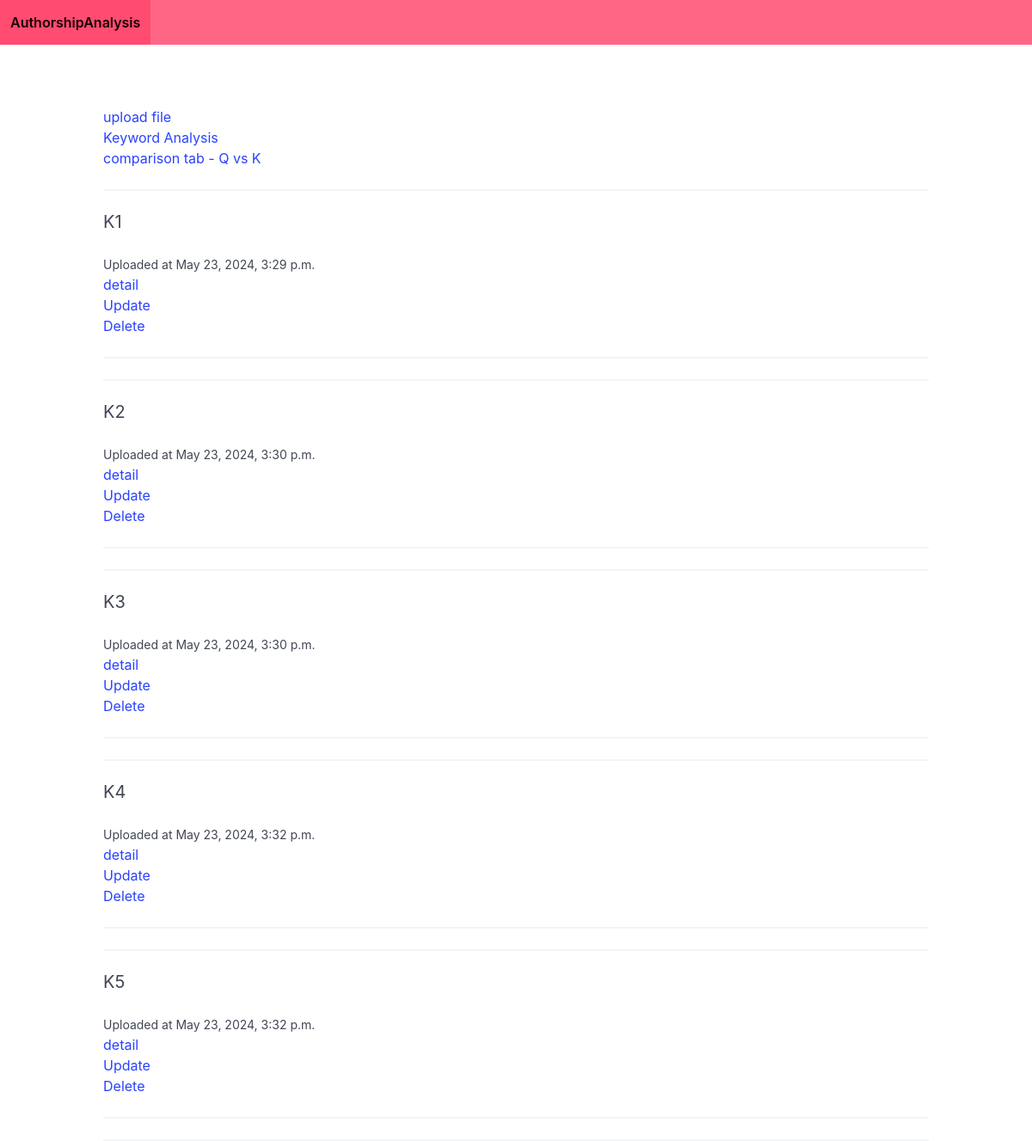
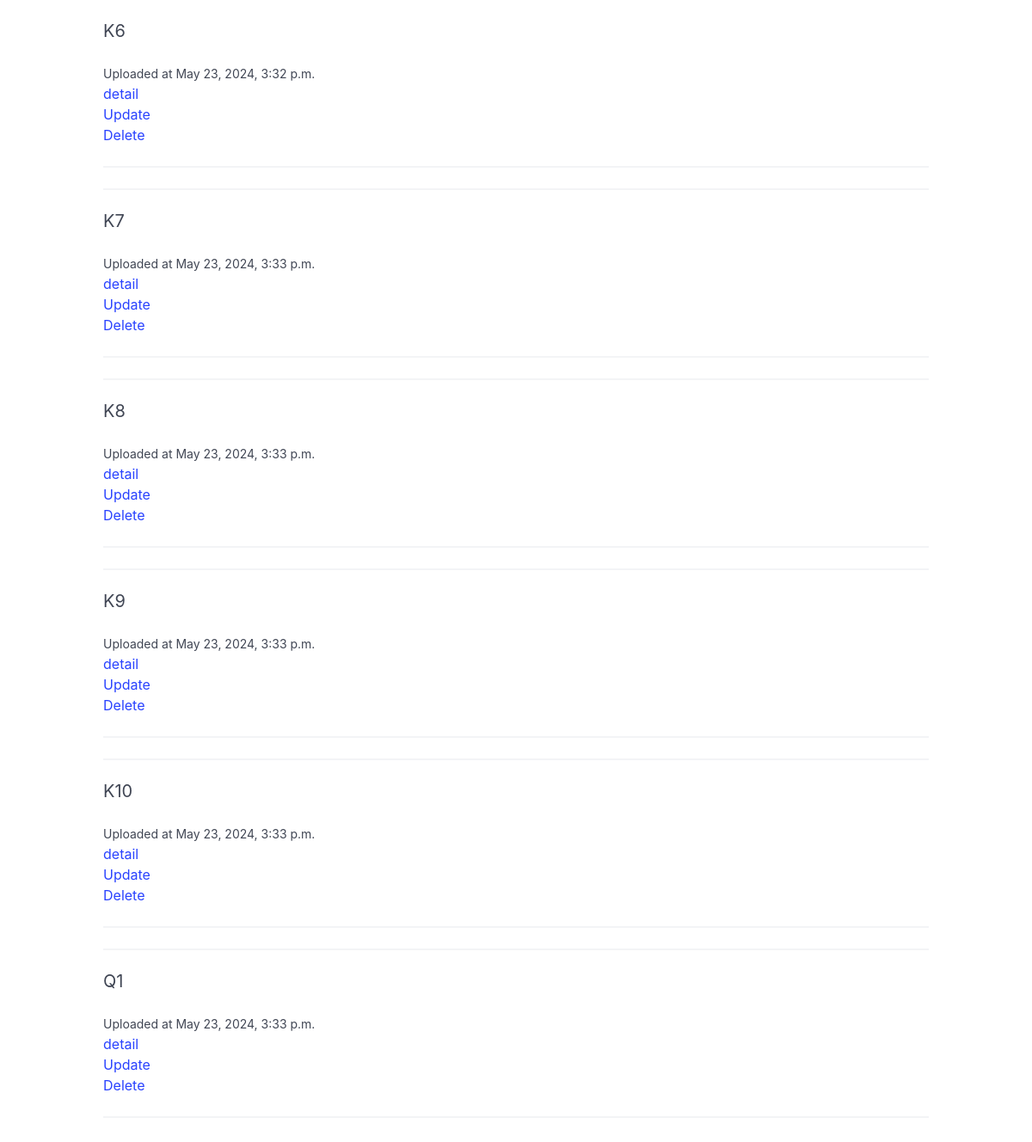
/, run on an earlier commit of the app's database (2 pictures, top to bottom).
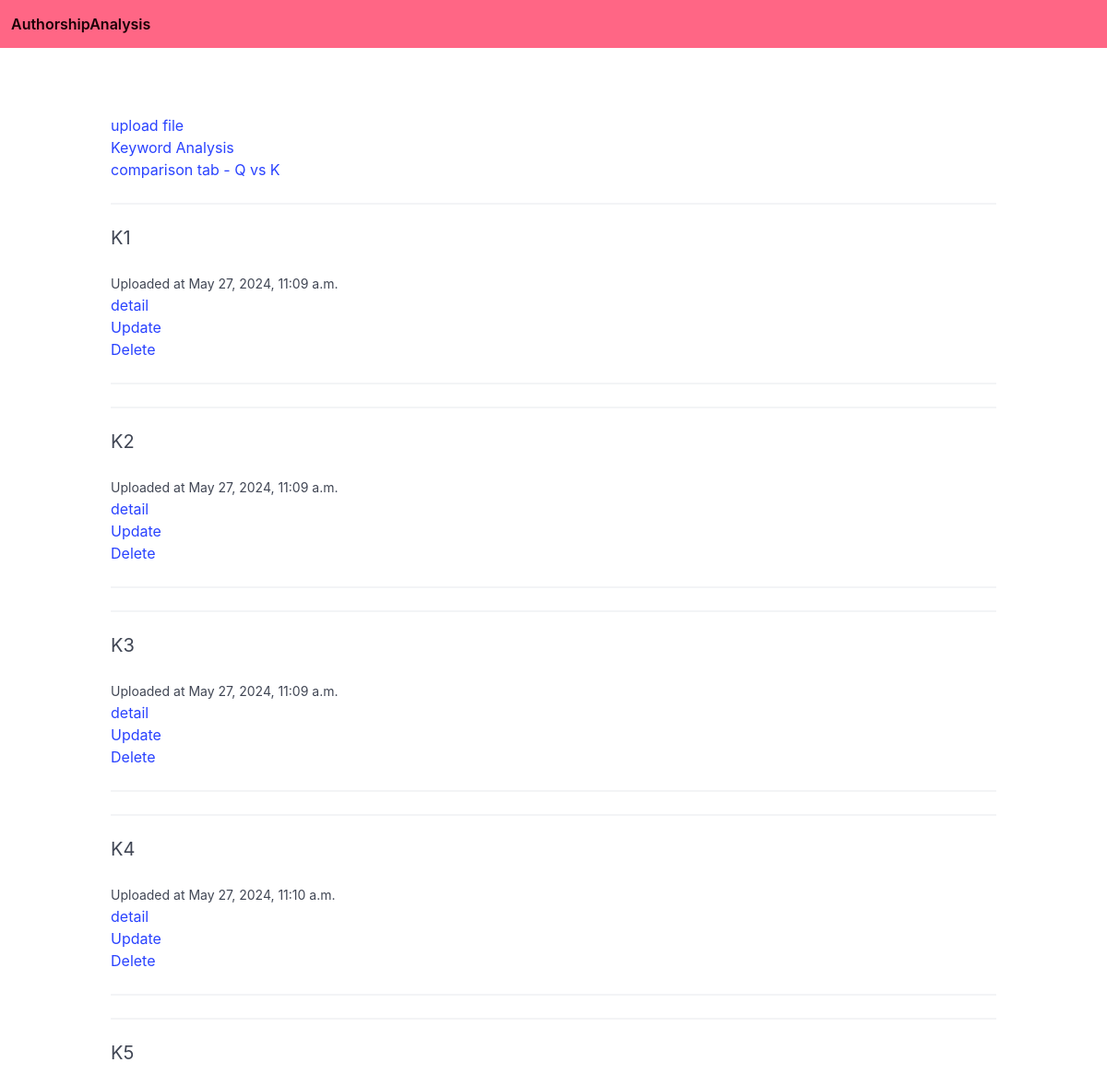
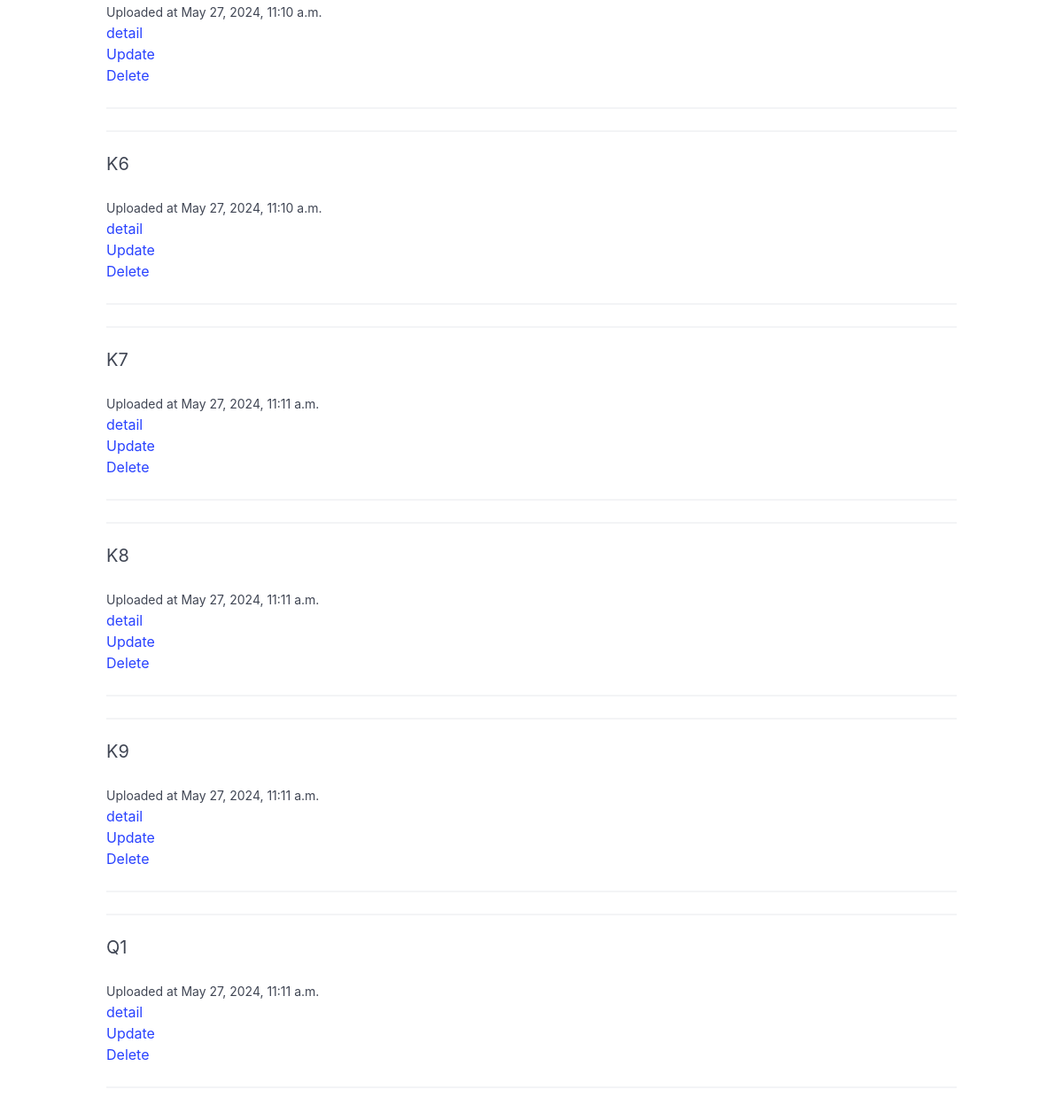
And on a later commit of the database (2 pictures, top to bottom).
### app_analysis/models.py (models this page shows, shortened)
class FileModel(models.Model):
    CATEGORY = (
      ('Q','Questioned'),
      ('K','Known'),
      ('R','Reference'),
      )
    name = models.CharField(max_length=255)
    file_field = models.FileField(upload_to='Texts/uploaded')
    date = models.DateTimeField(auto_now_add=True)
    text_type = models.CharField(max_length=10,choices=CATEGORY,blank=False)

### app_analysis/views.py (the view)
# urls.py: 2. Add a URL to urlpatterns:  path('', views.home, name='home')
def home(request):
    files = FileModel.objects.all()
    return render(request, "app_analysis/home.html", {"files":files})

### app_analysis/templates/app_analysis/home.html
{% extends "app_analysis/base.html" %}
{% block content %}
<a href="{% url 'upload' %}">upload file</a>
<br>
<a href="{% url 'keyword' %}">Keyword Analysis</a>
<br>
<a href="{% url 'qvsk' %}">comparison tab - Q vs K</a>
{% for file in files %}
<hr />
<div class="post block">
    <h2 class="subtitle">{{file.name}}</h2>
    <small>Uploaded at {{file.date}}</small>
    <br>
    <a href="{% url 'file_detail' file.id %}">detail</a>
    <br>
    <a href="{% url 'updatefile' file.id%}">Update</a>
    <br>
    <a href="{% url 'delete-file' file.id%}">Delete</a>
    <hr />
</div>
{% endfor %}
{% endblock %}

### app_analysis/templates/app_analysis/base.html (shortened to what this page needs)
<!DOCTYPE html>
{% load static %}
<html lang="en">
<head>
    <link rel="stylesheet" href="https://cdn.jsdelivr.net/npm/bulma@1.0.0/css/bulma.min.css">
</head>
<body>
    <nav class="navbar is-danger">
        <div class="navbar-brand">
            <a href="/" class="navbar-item">
                <strong>AuthorshipAnalysis</strong>
            </a>
        </div>
    </nav>
    <br>
    <section class="section">
        <div class="container">{% block content %} {% endblock %}</div>
    </section>
</body>
</html>

What changed in the data, as far as the page shows it:
removed FileModel: name "K1", date "May 23, 2024, 3:29 p.m."
removed FileModel: name "K2", date "May 23, 2024, 3:30 p.m."
removed FileModel: name "K3", date "May 23, 2024, 3:30 p.m."
removed FileModel: name "K4", date "May 23, 2024, 3:32 p.m."
removed FileModel: name "K5", date "May 23, 2024, 3:32 p.m."
removed FileModel: name "K6", date "May 23, 2024, 3:32 p.m."
removed FileModel: name "K7", date "May 23, 2024, 3:33 p.m."
removed FileModel: name "K8", date "May 23, 2024, 3:33 p.m."
removed FileModel: name "K9", date "May 23, 2024, 3:33 p.m."
removed FileModel: name "K10", date "May 23, 2024, 3:33 p.m."
removed FileModel: name "Q1", date "May 23, 2024, 3:33 p.m."
added FileModel: name "K1", date "May 27, 2024, 11:09 a.m."
added FileModel: name "K2", date "May 27, 2024, 11:09 a.m."
added FileModel: name "K3", date "May 27, 2024, 11:09 a.m."
added FileModel: name "K4", date "May 27, 2024, 11:10 a.m."
added FileModel: name "K5", date "May 27, 2024, 11:10 a.m."
added FileModel: name "K6", date "May 27, 2024, 11:10 a.m."
added FileModel: name "K7", date "May 27, 2024, 11:11 a.m."
added FileModel: name "K8", date "May 27, 2024, 11:11 a.m."
added FileModel: name "K9", date "May 27, 2024, 11:11 a.m."
added FileModel: name "Q1", date "May 27, 2024, 11:11 a.m."
